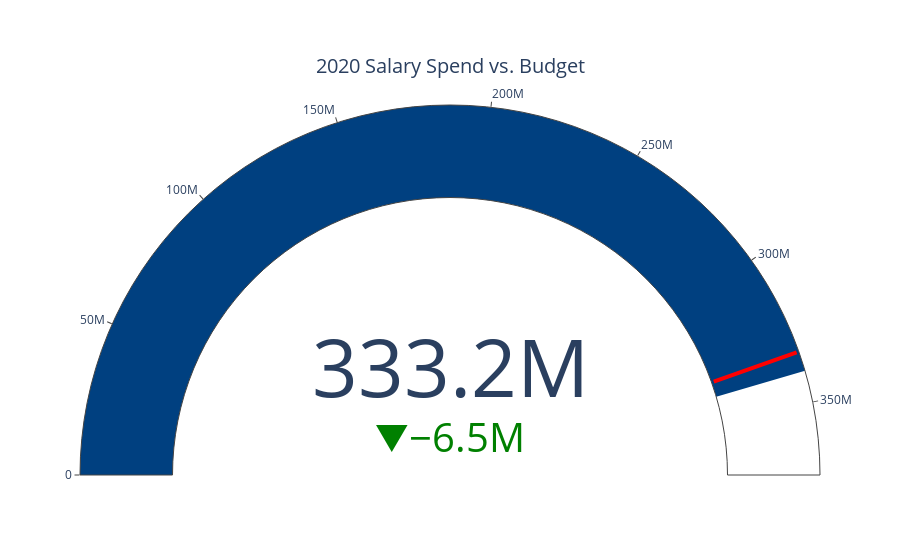

Source (notebook cell):
### Code cell
def plot_info(year, gauge) -> None:
    # Filter the data for the given year
    year_filter = gauge[gauge['CalYear'] == year]
    
    # Extract actual and expected values
    actual = year_filter['YTD_Total'].iloc[0]
    expected = year_filter['Salary_Total'].iloc[0]

    # Create the gauge plot
    steps = [
        {'range': [0, expected], 'color': '#004080'}  # Dark blue for expected salary
    ]
    
    # Add yellow step if actual exceeds expected
    if actual > expected:
        steps.append({'range': [expected, actual], 'color': 'yellow'})  # Yellow for actual salary
    
    fig = go.Figure(go.Indicator(
        mode="gauge+number+delta",
        value=actual,
        delta={
            'reference': expected,
            'increasing': {'color': "red"},
            'decreasing': {'color': "green"}
        },
        gauge={
            'axis': {'range': [0, expected * 1.1]},  
            'bar': {'color': 'rgba(0,0,0,0)'},
            'steps': steps,
            'threshold': {
                'line': {'color': "red", 'width': 4},  
                'thickness': .95,
                'value': actual  # Place the red line at the actual
            }
        },
        title={'text': f"{year} Salary Spend vs. Budget", 'font': {'size': 20}},
    ))

    fig.update_layout(
        title_font={'size': 20},  # Set font size for the overall layout title
    )

    # Show the figure
    fig.show()


# Example usage:
plot_info(2020, gauge)

### Figure 1 — Plotly figure (JSON) as saved in the notebook; plotly's stock layout.template omitted (floating-point values rounded to 4 significant figures)
{"data": [{"delta": {"decreasing": {"color": "green"}, "increasing": {"color": "red"}, "reference": 339700000.0}, "gauge": {"axis": {"range": [0, 373600000.0]}, "bar": {"color": "rgba(0,0,0,0)"}, "steps": [{"color": "#004080", "range": [0, 339700000.0]}], "threshold": {"line": {"color": "red", "width": 4}, "thickness": 0.95, "value": 333200000.0}}, "mode": "gauge+number+delta", "title": {"font": {"size": 20}, "text": "2020 Salary Spend vs. Budget"}, "type": "indicator", "value": 333200000.0}], "layout": {"title": {"font": {"size": 20}}}}
